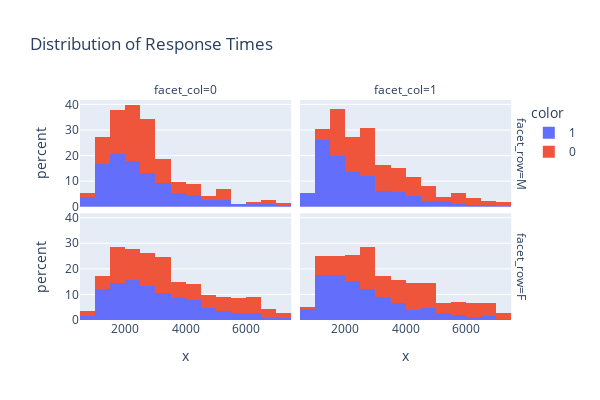

The notebook cell saved with this chart:
### Code cell
px.histogram(
    x=df.Time, 
    facet_col=df.Matching, 
    facet_row=df.Sex, 
    color=df.Correct, 
    histnorm="percent", 
    nbins=25,
    title='Distribution of Response Times',
    width=600,
    height=400,
)

### Figure 1 — Plotly figure (JSON) as saved in the notebook; plotly's stock layout.template omitted (floating-point values rounded to 4 significant figures; data arrays with more than 128 entries replaced by an {"elided": "..."} marker saying what was removed)
{"data": [{"alignmentgroup": "True", "bingroup": "x", "histnorm": "percent", "hovertemplate": "color=1<br>facet_row=M<br>facet_col=0<br>x=%{x}<br>percent=%{y}<extra></extra>", "legendgroup": "1", "marker": {"color": "#636efa", "pattern": {"shape": ""}}, "name": "1", "nbinsx": 25, "offsetgroup": "1", "orientation": "v", "showlegend": true, "type": "histogram", "x": {"elided": "972 int values"}, "xaxis": "x3", "yaxis": "y3"}, {"alignmentgroup": "True", "bingroup": "x", "histnorm": "percent", "hovertemplate": "color=1<br>facet_row=M<br>facet_col=1<br>x=%{x}<br>percent=%{y}<extra></extra>", "legendgroup": "1", "marker": {"color": "#636efa", "pattern": {"shape": ""}}, "name": "1", "nbinsx": 25, "offsetgroup": "1", "orientation": "v", "showlegend": false, "type": "histogram", "x": {"elided": "967 int values"}, "xaxis": "x4", "yaxis": "y4"}, {"alignmentgroup": "True", "bingroup": "x", "histnorm": "percent", "hovertemplate": "color=1<br>facet_row=F<br>facet_col=0<br>x=%{x}<br>percent=%{y}<extra></extra>", "legendgroup": "1", "marker": {"color": "#636efa", "pattern": {"shape": ""}}, "name": "1", "nbinsx": 25, "offsetgroup": "1", "orientation": "v", "showlegend": false, "type": "histogram", "x": {"elided": "1330 int values"}, "xaxis": "x", "yaxis": "y"}, {"alignmentgroup": "True", "bingroup": "x", "histnorm": "percent", "hovertemplate": "color=1<br>facet_row=F<br>facet_col=1<br>x=%{x}<br>percent=%{y}<extra></extra>", "legendgroup": "1", "marker": {"color": "#636efa", "pattern": {"shape": ""}}, "name": "1", "nbinsx": 25, "offsetgroup": "1", "orientation": "v", "showlegend": false, "type": "histogram", "x": {"elided": "1318 int values"}, "xaxis": "x2", "yaxis": "y2"}, {"alignmentgroup": "True", "bingroup": "x", "histnorm": "percent", "hovertemplate": "color=0<br>facet_row=M<br>facet_col=0<br>x=%{x}<br>percent=%{y}<extra></extra>", "legendgroup": "0", "marker": {"color": "#EF553B", "pattern": {"shape": ""}}, "name": "0", "nbinsx": 25, "offsetgroup": "0", "orientation": "v", "showlegend": true, "type": "histogram", "x": [2592, 2153, 2070, 1901, 2830, 1517, 2324, 2370, 2969, 2055, 2622, 1624, 3595, 3845, 5216, 2583, 3167, 6722, 4735, 4838, 1238, 2653, 2670, 2543, 4169, 5402, 2609, 5357, 4347, 1612, 2405, 2472, 1557, 2638, 2889, 727, 2024, 2625, 923, 2221, 1941, 1828, 1766, 1813, 1619, 1605, 2227, 2311, 1242, 1206, 1564, 1541, 1265, 2380, 1449, 1606, 1248, 2372, 2058, 3061, 2852, 1950, 1183, 2318, 1088, 1541, 1649, 2688, 1820, 4334, 2507, 2750, 6237, 2794, 1553, 2146, 2138, 3124, 2555, 2531, 2988, 2092, 2445, 7107, 5375, 3391, 3473, 2789, 1184, 2892, 2464, 3237, 3993, 5009, 1407, 1431, 6735, 3164, 3154, 2823, 4421, 3720, 2314, 1900, 2141, 2477, 3084, 2332, 3121, 4357, 3670, 3262, 2773, 1186, 2142], "xaxis": "x3", "yaxis": "y3"}, {"alignmentgroup": "True", "bingroup": "x", "histnorm": "percent", "hovertemplate": "color=0<br>facet_row=M<br>facet_col=1<br>x=%{x}<br>percent=%{y}<extra></extra>", "legendgroup": "0", "marker": {"color": "#EF553B", "pattern": {"shape": ""}}, "name": "0", "nbinsx": 25, "offsetgroup": "0", "orientation": "v", "showlegend": false, "type": "histogram", "x": [3325, 4797, 6274, 3211, 2720, 2611, 4375, 4074, 6574, 1561, 1680, 3512, 2022, 2460, 2350, 3769, 1990, 2350, 2844, 3017, 3893, 2677, 4998, 7466, 6278, 3811, 3664, 2686, 3215, 2730, 6448, 5787, 4978, 7299, 5294, 5137, 2535, 1493, 1845, 1738, 2593, 1385, 2191, 1797, 1694, 1367, 2437, 2995, 1601, 4574, 2363, 2003, 2182, 2362, 1465, 1861, 1583, 1670, 2949, 3256, 2640, 2558, 4112, 3753, 2345, 3019, 3262, 2710, 1496, 2204, 4068, 2743, 4060, 3342, 2469, 1861, 2281, 3885, 2992, 3580, 2759, 2855, 3794, 1831, 5983, 2144, 5975, 1594, 2642, 1756, 2196, 4399, 5951, 4119, 6587, 5863, 3679, 1596, 1743, 2973, 1792, 1991, 3884, 2828, 4133, 3320, 4685, 4023, 3211, 2620, 2670, 4538, 3052, 3110, 4526, 1512, 1775, 1516], "xaxis": "x4", "yaxis": "y4"}, {"alignmentgroup": "True", "bingroup": "x", "histnorm": "percent", "hovertemplate": "color=0<br>facet_row=F<br>facet_col=0<br>x=%{x}<br>percent=%{y}<extra></extra>", "legendgroup": "0", "marker": {"color": "#EF553B", "pattern": {"shape": ""}}, "name": "0", "nbinsx": 25, "offsetgroup": "0", "orientation": "v", "showlegend": false, "type": "histogram", "x": [884, 2101, 1599, 2316, 1411, 2582, 2589, 3363, 4391, 2728, 4052, 2228, 1996, 1992, 3392, 4607, 3148, 3296, 1583, 2221, 1677, 2145, 1516, 2743, 2561, 5282, 5791, 4895, 6668, 6283, 2760, 3228, 1626, 7093, 3627, 5047, 6255, 2635, 5514, 5515, 1812, 3518, 1375, 2612, 3257, 1646, 2718, 3238, 2231, 1714, 2384, 6694, 2330, 5749, 3883, 7290, 3725, 3000, 1833, 2622, 6427, 1491, 1799, 3303, 2069, 4122, 3774, 3444, 2847, 1042, 3876, 4027, 4920, 2440, 2863, 5898, 3285, 3435, 3341, 4236, 2650, 5063, 5358, 6655, 2952, 2152, 5355, 1877, 4823, 4927, 5493, 3287, 2653, 5696, 6096, 6556, 6205, 6216, 4017, 2209, 4244, 3210, 6419, 2241, 3822, 3152, 5661, 1345, 4582, 1955, 966, 1164, 1527, 2403, 1923], "xaxis": "x", "yaxis": "y"}, {"alignmentgroup": "True", "bingroup": "x", "histnorm": "percent", "hovertemplate": "color=0<br>facet_row=F<br>facet_col=1<br>x=%{x}<br>percent=%{y}<extra></extra>", "legendgroup": "0", "marker": {"color": "#EF553B", "pattern": {"shape": ""}}, "name": "0", "nbinsx": 25, "offsetgroup": "0", "orientation": "v", "showlegend": false, "type": "histogram", "x": {"elided": "136 int values"}, "xaxis": "x2", "yaxis": "y2"}], "layout": {"annotations": [{"font": {}, "showarrow": false, "text": "facet_col=0", "x": 0.24, "xanchor": "center", "xref": "paper", "y": 1, "yanchor": "bottom", "yref": "paper"}, {"font": {}, "showarrow": false, "text": "facet_col=1", "x": 0.74, "xanchor": "center", "xref": "paper", "y": 1, "yanchor": "bottom", "yref": "paper"}, {"font": {}, "showarrow": false, "text": "facet_row=F", "textangle": 90, "x": 0.98, "xanchor": "left", "xref": "paper", "y": 0.2425, "yanchor": "middle", "yref": "paper"}, {"font": {}, "showarrow": false, "text": "facet_row=M", "textangle": 90, "x": 0.98, "xanchor": "left", "xref": "paper", "y": 0.7575, "yanchor": "middle", "yref": "paper"}], "barmode": "relative", "height": 400, "legend": {"title": {"text": "color"}, "tracegroupgap": 0}, "title": {"text": "Distribution of Response Times"}, "width": 600, "xaxis": {"anchor": "y", "domain": [0, 0.48], "title": {"text": "x"}}, "xaxis2": {"anchor": "y2", "domain": [0.5, 0.98], "matches": "x", "title": {"text": "x"}}, "xaxis3": {"anchor": "y3", "domain": [0, 0.48], "matches": "x", "showticklabels": false}, "xaxis4": {"anchor": "y4", "domain": [0.5, 0.98], "matches": "x", "showticklabels": false}, "yaxis": {"anchor": "x", "domain": [0, 0.485], "title": {"text": "percent"}}, "yaxis2": {"anchor": "x2", "domain": [0, 0.485], "matches": "y", "showticklabels": false}, "yaxis3": {"anchor": "x3", "domain": [0.515, 1], "matches": "y", "title": {"text": "percent"}}, "yaxis4": {"anchor": "x4", "domain": [0.515, 1], "matches": "y", "showticklabels": false}}}
